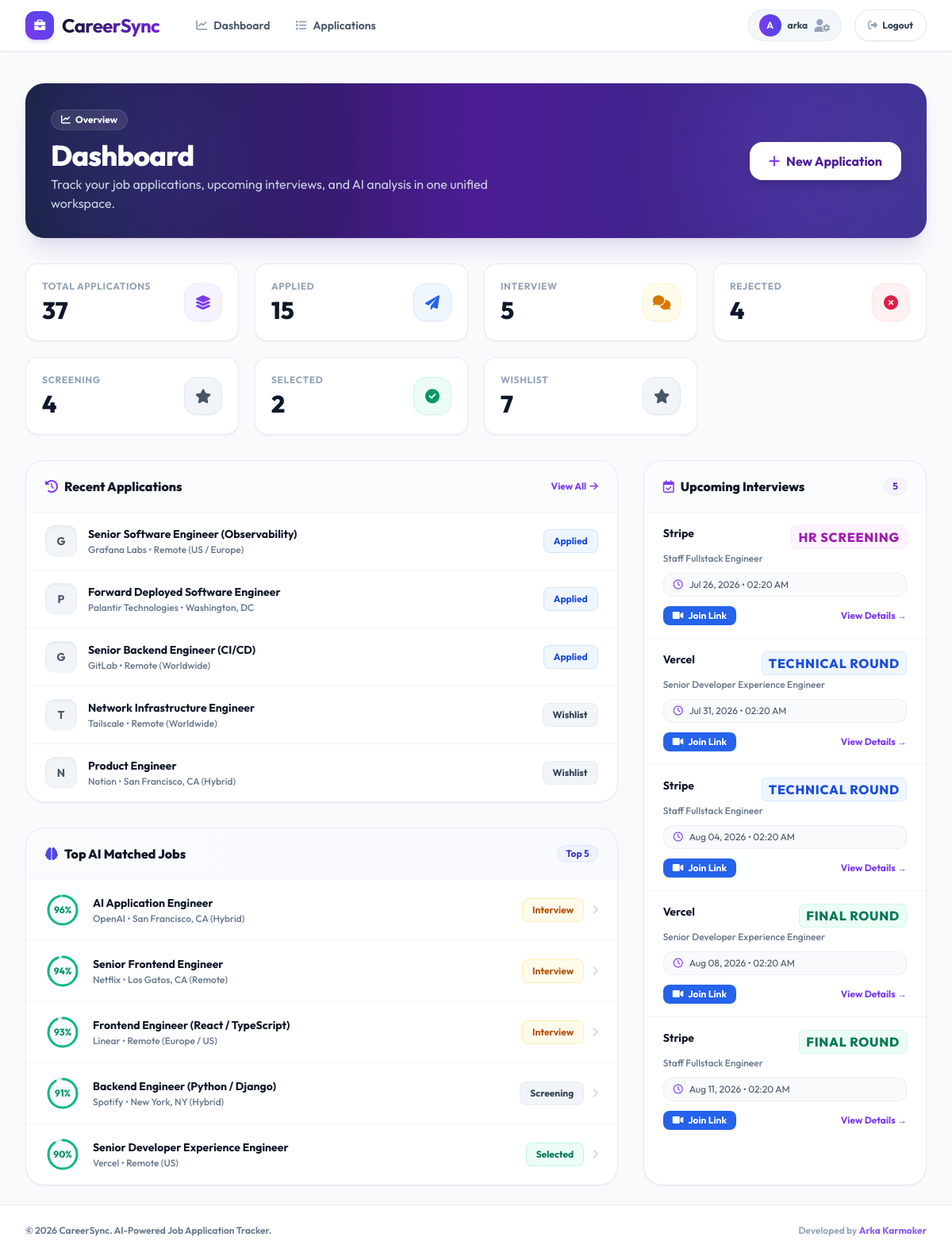
The page / (signed in) on the database as committed earlier.
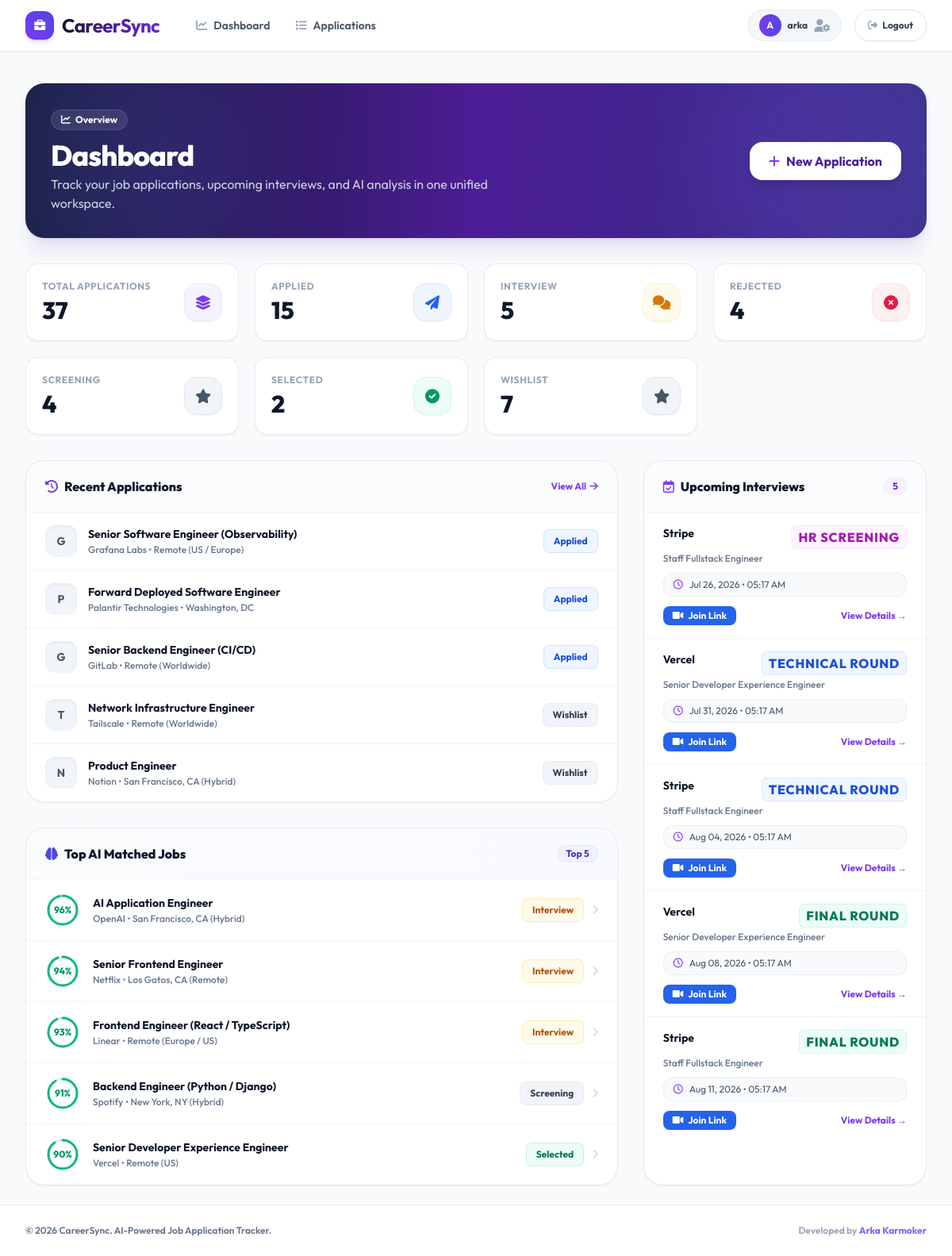
The same page on the database as committed later.
### tracker/models.py (models this page shows, shortened)
class Interview(models.Model):
    application = models.ForeignKey(JobApplication, on_delete=models.CASCADE, related_name='interviews')
    interview_date = models.DateTimeField()
    interview_type = models.CharField(max_length=100)
    meeting_link = models.URLField(blank=True, null=True)
    interview_notes = models.TextField(blank=True, null=True)
    created_at = models.DateTimeField(auto_now_add=True)

class JobApplication(models.Model):
    STATUS_CHOICES = [
        ('Wishlist', 'Wishlist'),
        ('Applied', 'Applied'),
        ('Screening', 'Screening'),
        ('Interview', 'Interview'),
        ('Selected', 'Selected'),
        ('Rejected', 'Rejected'),
    ]
    user = models.ForeignKey(User, on_delete=models.CASCADE, related_name='applications')
    job_title = models.CharField(max_length=255)
    company_name = models.CharField(max_length=255)
    job_description = models.TextField(blank=True, null=True)
    location = models.CharField(max_length=255, blank=True, null=True)
    salary = models.CharField(max_length=100, blank=True, null=True)
    job_url = models.URLField(blank=True, null=True)
    application_date = models.DateField(blank=True, null=True)
    status = models.CharField(max_length=20, choices=STATUS_CHOICES, default='Wishlist')
    notes = models.TextField(blank=True, null=True)
    category = models.ForeignKey(Category, on_delete=models.SET_NULL, null=True, blank=True, related_name='applications')
    tags = models.CharField(max_length=255, blank=True, null=True, help_text="Comma-separated tags")
    created_at = models.DateTimeField(auto_now_add=True)
    updated_at = models.DateTimeField(auto_now=True)

### tracker/views.py (the view)
# urls.py: path('', views.dashboard, name='dashboard'),
@login_required
def dashboard(request):
    applications = JobApplication.objects.filter(user=request.user)
    total_apps = applications.count()
    status_counts = applications.values('status').annotate(count=Count('status'))
    recent_apps = applications.order_by('-created_at')[:5]
    upcoming_interviews = Interview.objects.filter(application__user=request.user).order_by('interview_date')[:5]
    top_ai_matches = (
        applications
        .filter(analysis__isnull=False, analysis__match_score__isnull=False)
        .select_related('analysis')
        .order_by('-analysis__match_score')[:5]
    )
    context = {
        'total_apps': total_apps,
        'status_counts': status_counts,
        'recent_apps': recent_apps,
        'upcoming_interviews': upcoming_interviews,
        'top_ai_matches': top_ai_matches,
    }
    return render(request, 'tracker/dashboard.html', context)

### templates/tracker/dashboard.html (shortened to what the changed rows need)
{% extends 'base.html' %}
{% block content %}
<div class="bg-gradient-to-r from-slate-900 via-primary-900 to-indigo-900 rounded-3xl p-8 mb-8 text-white shadow-xl shadow-primary-900/10 relative overflow-hidden">
    <div class="relative z-10 flex flex-col md:flex-row justify-between items-start md:items-center gap-6">
        <div>
            <h1 class="text-3xl sm:text-4xl font-extrabold tracking-tight text-white">Dashboard</h1>
        </div>
    </div>
</div>
<div class="grid grid-cols-1 lg:grid-cols-3 gap-8">
    <div class="lg:col-span-2 flex flex-col gap-8">
        <div class="bg-white rounded-3xl shadow-sm border border-slate-200/80 overflow-hidden flex flex-col">
            <div class="px-6 py-5 border-b border-slate-100 flex justify-between items-center bg-slate-50/50">
                <h2 class="text-base font-extrabold text-slate-900 flex items-center"><i class="fas fa-history text-primary-600 mr-2"></i> Recent Applications</h2>
            </div>
        </div>
        <div class="bg-white rounded-3xl shadow-sm border border-slate-200/80 overflow-hidden flex flex-col">
            <div class="px-6 py-5 border-b border-slate-100 flex justify-between items-center bg-gradient-to-r from-slate-50/80 to-indigo-50/40">
                <h2 class="text-base font-extrabold text-slate-900 flex items-center">
                    <i class="fas fa-brain text-indigo-600 mr-2"></i> Top AI Matched Jobs
                </h2>
            </div>
        </div>
    </div>
    <div class="bg-white rounded-3xl shadow-sm border border-slate-200/80 overflow-hidden flex flex-col">
        <div class="px-6 py-5 border-b border-slate-100 bg-slate-50/50 flex justify-between items-center">
            <h2 class="text-base font-extrabold text-slate-900 flex items-center"><i class="far fa-calendar-check text-primary-600 mr-2"></i> Upcoming Interviews</h2>
        </div>
        <div class="divide-y divide-slate-100 flex-grow">
            {% for interview in upcoming_interviews %}
            <div class="px-6 py-4 hover:bg-slate-50/80 transition duration-150">
                <div class="flex justify-between items-start mb-1">
                    <p class="text-sm font-bold text-slate-900">{{ interview.application.company_name }}</p>
                    <span class="text-2xs font-extrabold uppercase tracking-wider px-2 py-0.5 rounded-md border {% with itype=interview.interview_type|lower %}{% if 'technical' in itype %}bg-blue-50 text-blue-700 border-blue-100{% elif 'final' in itype %}bg-emerald-50 text-emerald-700 border-emerald-100{% elif 'hr' in itype or 'screening' in itype %}bg-fuchsia-50 text-fuchsia-700 border-fuchsia-100{% elif 'culture' in itype or 'behavioral' in itype %}bg-amber-50 text-amber-700 border-amber-100{% else %}bg-primary-50 text-primary-700 border-primary-100{% endif %}{% endwith %}">
                        {{ interview.interview_type }}
                    </span>
                </div>
                <p class="text-xs text-slate-500 font-medium mb-2.5">{{ interview.application.job_title }}</p>
                <div class="flex items-center text-xs text-slate-600 bg-slate-50 px-3 py-1.5 rounded-xl border border-slate-200/60 mb-3">
                    <i class="far fa-clock text-primary-600 mr-2 text-xs"></i> {{ interview.interview_date|date:"M d, Y" }} &bull; {{ interview.interview_date|time:"h:i A" }}
                </div>
                <div class="flex items-center justify-between text-xs">
                    {% if interview.meeting_link %}
                    <a href="{{ interview.meeting_link }}" target="_blank" class="inline-flex items-center justify-center text-xs font-bold text-white bg-blue-600 hover:bg-blue-700 px-3 py-1 rounded-lg transition shadow-sm">
                        <i class="fas fa-video mr-1.5"></i> Join Link
                    </a>
                    {% else %}
                    <span></span>
                    {% endif %}
                    <a href="{% url 'application_detail' interview.application.pk %}" class="text-xs font-bold text-primary-600 hover:text-primary-800 transition">View Details &rarr;</a>
                </div>
            </div>
            {% endfor %}
        </div>
    </div>
</div>
{% endblock %}

Rows that differ between the two databases and show on the page:
changed Interview "HR SCREENING": interview_date "02:20 AM" → "05:17 AM"
changed Interview "Jul 31, 2026": interview_date "02:20 AM" → "05:17 AM"
changed Interview "Aug 04, 2026": interview_date "02:20 AM" → "05:17 AM"
changed Interview "Aug 08, 2026": interview_date "02:20 AM" → "05:17 AM"
changed Interview "Aug 11, 2026": interview_date "02:20 AM" → "05:17 AM"
